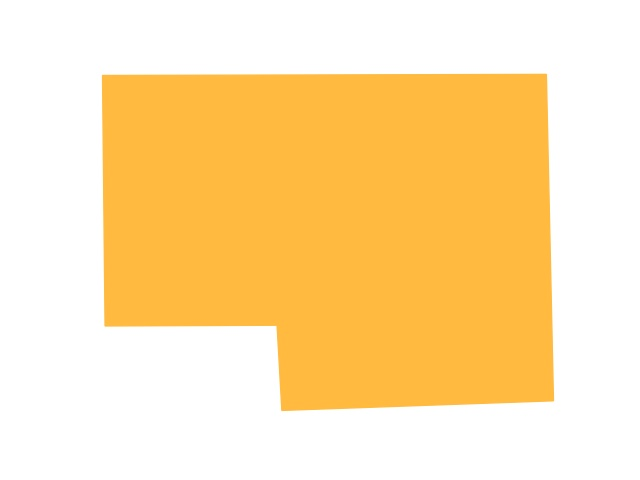
#> input picture AssignmentE7-Project/E7-images_Unique/0001.jpg, 640 x 480 px, found by its file name
$ jupyter execute --allow-errors preprocessing.ipynb   (older library calls are emulated)
#> lines starting #> are read from the running program, lines starting #| are printed output that depends on the picture
[cell 1]
import cv2
from matplotlib import pyplot as plt
import numpy as np


# Load the image
image_path = 'E7-images/0017.jpg'  # Replace with the path to your image
image = cv2.imread(image_path)

# Convert the image to grayscale
#> (the rest of this cell did not finish here and is left out)

In the below 2 cells we are using both Canny detection and Gabor Filtering. Using Gabor filter we are counting textures and using cv2.canny also we are counting corners currently

[cell 2]
import cv2
import numpy as np
from matplotlib import pyplot as plt

# Load the image
image_path = r'E7-images/1181.jpg'  # Replace with the path to your image
image = cv2.imread(image_path, cv2.IMREAD_GRAYSCALE)


# Find corner points in the original image
corners = cv2.goodFeaturesToTrack(image, maxCorners=100, qualityLevel=0.01, minDistance=1)
#> corners = None


print(corners)
#| None


# # Apply Canny edge detection
# edges = cv2.Canny(image,0,10)

# # Find contours in the edge image
# contours, _ = cv2.findContours(edges, cv2.RETR_EXTERNAL, cv2.CHAIN_APPROX_SIMPLE)

# # Count the number of contours (edges)
# num_edges = len(contours)

# print("Number of edges detected:", num_edges)

[cell 3]
# Apply Gaussian blur to reduce noise
image = cv2.imread(image_path, cv2.IMREAD_GRAYSCALE)
#> (the rest of this cell did not finish here and is left out)

[cell 4]
import cv2
import numpy as np
from matplotlib import pyplot as plt

# Load the image
image_path = 'E7-images/1181.jpg'  # Replace with the path to your image
image = cv2.imread(image_path, cv2.IMREAD_GRAYSCALE)

# Apply Gaussian blur to reduce noise
#> (the rest of this cell did not finish here and is left out)

[cell 5]
import cv2
import numpy as np
from matplotlib import pyplot as plt

def apply_gabor_filter(image, kernels):
    filtered_images = [cv2.filter2D(image, cv2.CV_8UC3, kernel) for kernel in kernels]
    return filtered_images

# Load the image
image_path = 'E7-images/1181.jpg'  # Replace with the path to your image
image = cv2.imread(image_path, cv2.IMREAD_GRAYSCALE)

# Define parameters for Gabor filter
ksize = 31  # Kernel size (odd number)
sigma = 5   # Standard deviation of the Gaussian envelope
theta = np.pi / 4  # Orientation of the normal to the parallel stripes
lambda_ = 10  # Wavelength of the sinusoidal factor
gamma = 0.5  # Spatial aspect ratio
psi = 0  # Phase offset

# Create Gabor kernels
kernels = []
for theta in np.arange(0, np.pi, np.pi / 4):
    kernel = cv2.getGaborKernel((ksize, ksize), sigma, theta, lambda_, gamma, psi)
    kernels.append(kernel)

# Apply Gabor filter to the image
#> (the rest of this cell did not finish here and is left out)

[cell 6]
import cv2
import numpy as np
from matplotlib import pyplot as plt

def apply_gabor_filter(image, kernels):
    filtered_images = [cv2.filter2D(image, cv2.CV_8UC3, kernel) for kernel in kernels]
    return filtered_images

# Load the image
image_path = 'E7-images/1181.jpg'   # Replace with the path to your image
image = cv2.imread(image_path, cv2.IMREAD_GRAYSCALE)

# Define parameters for Gabor filter
ksize = 31  # Kernel size (odd number)
sigma = 2.0  # Standard deviation of the Gaussian envelope (adjusted for more edges)
lambda_ = 5.0  # Wavelength of the sinusoidal factor (adjusted for more edges)
gamma = 0.5  # Spatial aspect ratio
psi = 0  # Phase offset

# Create Gabor kernels
kernels = []
for theta in np.arange(0, np.pi, np.pi /4 ):
    kernel = cv2.getGaborKernel((ksize, ksize), sigma, theta, lambda_, gamma, psi)
    kernels.append(kernel)

# Apply Gabor filter to the image
#> (the rest of this cell did not finish here and is left out)

[cell 7]
#The code written in this cell requires GPU, and we used Kaggle to run all the codes in our project since in  ost of the codes image preprocessing
#is required

import cv2
import numpy as np

# Load the image
image = cv2.imread('E7-images/1181.jpg' )

# Convert the image to grayscale
#> (the rest of this cell did not finish here and is left out)

[cell 8]
import cv2
import numpy as np

# Load the image
image = cv2.imread('E7-images/1181.jpg' )

# Convert the image to grayscale
#> (the rest of this cell did not finish here and is left out)

[cell 9]
import cv2
import numpy as np

# Load the image
image = cv2.imread('E7-images/1181.jpg' )

# Convert image to HSV color space
#> (the rest of this cell did not finish here and is left out)

[cell 10]
#Counting the number of white and yellow pixels of an image to get idea of how much pixels were needed to be trained if we
#simply passed the images

import cv2
import numpy as np

# Load the image
image = cv2.imread('E7-images/1181.jpg' )

# Convert image to HSV color space
#> (the rest of this cell did not finish here and is left out)

[cell 11]
#Creating a mask to only train our CNN through yellow pixels since their count is way less than white ones. so if we only
#pass yellow pixels , our job would have been done
import cv2
import numpy as np

# Load the image
image = cv2.imread('E7-images/1181.jpg' )

# Convert image to HSV color space
#> (the rest of this cell did not finish here and is left out)

[cell 12]
import shutil
import os

# Get the current working directory
working_directory = 'E7-images'

# List all files and directories in the working directory
files_and_directories = os.listdir(working_directory)

# Iterate over each file or directory and delete them
for item in files_and_directories:
    # Construct the full path to the file or directory
    item_path = os.path.join(working_directory, item)

    # Check if the item is a file or a directory
    if os.path.isfile(item_path):
        os.remove(item_path)  # Remove the file
    elif os.path.isdir(item_path):
        shutil.rmtree(item_path)  # Remove the directory and its contents recursively

print("Working directory cleared.")

[cell 13]
import os
import cv2
import numpy as np

# Path to the folder containing images
folder_path = 'E7-images'

# Loop through all files in the folder
for filename in os.listdir(folder_path):
    if filename.endswith('.jpg') or filename.endswith('.jpeg') or filename.endswith('.png'):
        # Load the image
        image_path = os.path.join(folder_path, filename)
        image = cv2.imread(image_path)

        # Convert image to HSV color space
        hsv_image = cv2.cvtColor(image, cv2.COLOR_BGR2HSV)

        # Define lower and upper bounds for yellow color in HSV
        lower_yellow = np.array([20, 100, 100])
        upper_yellow = np.array([30, 255, 255])

        # Create a mask for yellow pixels
        yellow_mask = cv2.inRange(hsv_image, lower_yellow, upper_yellow)

        # Apply the mask to the original image
        yellow_region = cv2.bitwise_and(image, image, mask=yellow_mask)

        # Save the yellow region mask
        output_path = os.path.join('E7-images-processed', filename)
        cv2.imwrite(output_path, yellow_region)

        print(f"Processed: {filename}")

print("All images processed.")

[cell 14]
import cv2
import numpy as np
from matplotlib import pyplot as plt

def apply_gabor_filter(image, kernels):
    filtered_images = [cv2.filter2D(image, cv2.CV_8UC3, kernel) for kernel in kernels]
    return filtered_images

# Load the image
image_path = '/kaggle/input/e7-ds203/0001.jpg'  # Replace with the path to your image
image = cv2.imread(image_path, cv2.IMREAD_GRAYSCALE)
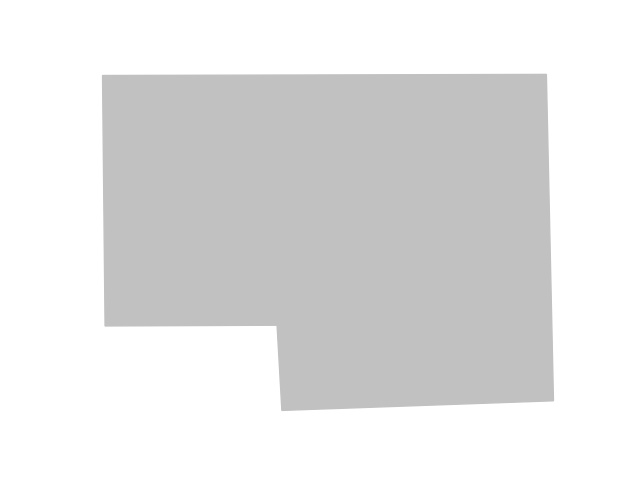
#> image: shape (480, 640); min 190, max 255, mean 227.8

# Define parameters for Gabor filter
ksize = 31  # Kernel size (odd number)
sigma = 2.0  # Standard deviation of the Gaussian envelope
lambda_ = 5.0  # Wavelength of the sinusoidal factor
gamma = 0.5  # Spatial aspect ratio
psi = 0  # Phase offset

# Create Gabor kernels
kernels = []
for theta in np.arange(0, np.pi, np.pi / 4):
    kernel = cv2.getGaborKernel((ksize, ksize), sigma, theta, lambda_, gamma, psi)
    kernels.append(kernel)

# Apply Gabor filter to the image
filtered_images = apply_gabor_filter(image, kernels)
#> in apply_gabor_filter, `filtered_images = [cv2.filter2D(image, cv2.CV_8UC3, kernel) for kernel..`: filtered_images = 4 items
#> filtered_images = 4 items

# Binarize the filtered images using adaptive thresholding
binary_images = [cv2.adaptiveThreshold(image, 255, cv2.ADAPTIVE_THRESH_GAUSSIAN_C, cv2.THRESH_BINARY, 11, 2) for image in filtered_images]
#> binary_images = 4 items

# Visualize the filtered images and binary images
plt.figure(figsize=(12, 6))
plt.subplot(2, len(filtered_images) + 1, 1)
plt.imshow(image, cmap='gray')
plt.title('Original Image')
plt.axis('off')

for i, (filtered_image, binary_image) in enumerate(zip(filtered_images, binary_images)):
    plt.subplot(2, len(filtered_images) + 1, i + 2)
    plt.imshow(filtered_image, cmap='gray')
    plt.title(f'Filtered Image {i + 1}')
    plt.axis('off')

    plt.subplot(2, len(filtered_images) + 1, len(filtered_images) + i + 3)
    plt.imshow(binary_image, cmap='gray')
    plt.title(f'Binary Image {i + 1}')
    plt.axis('off')
#> this loop made 4 passes

plt.tight_layout()
plt.show()
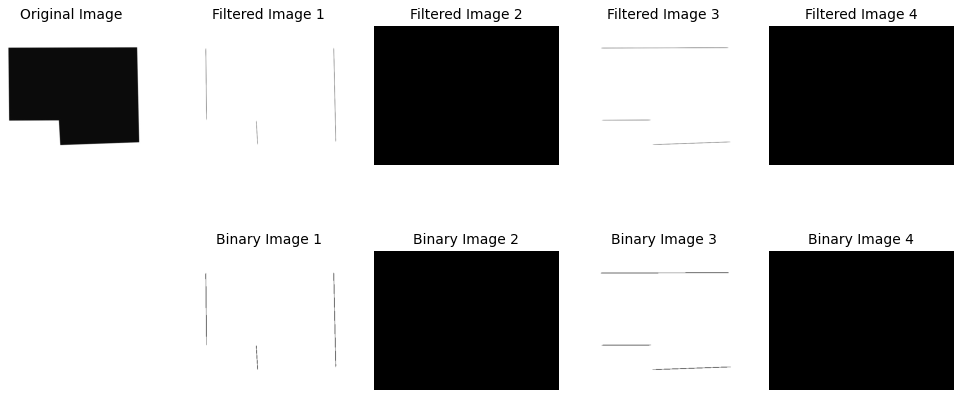
#> figure drawn by matplotlib, 9 panels
